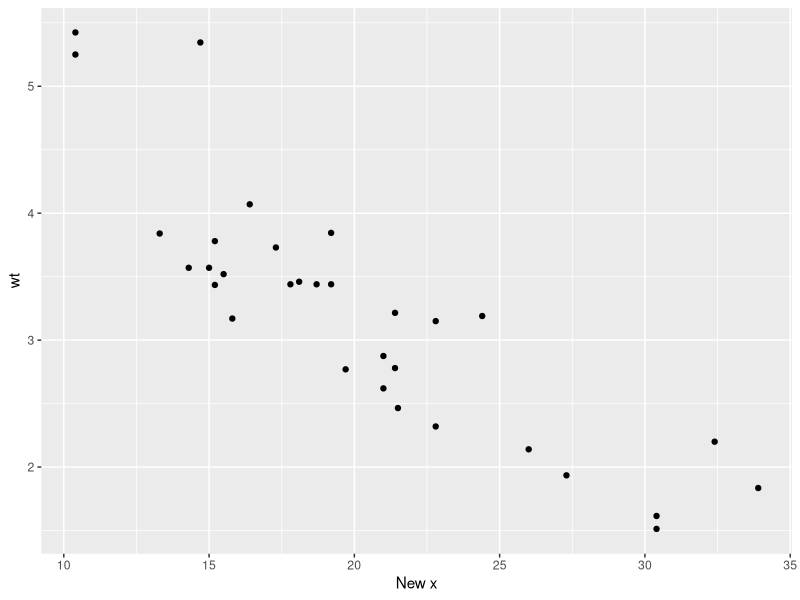
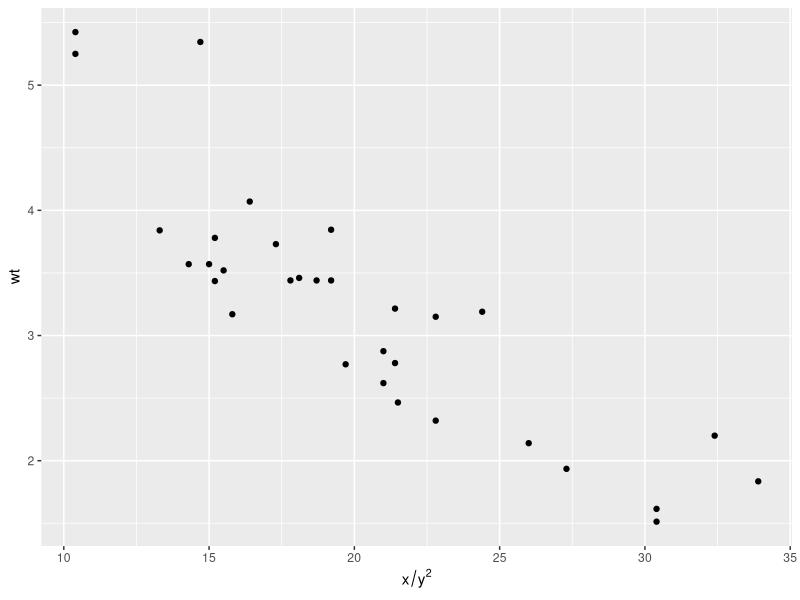
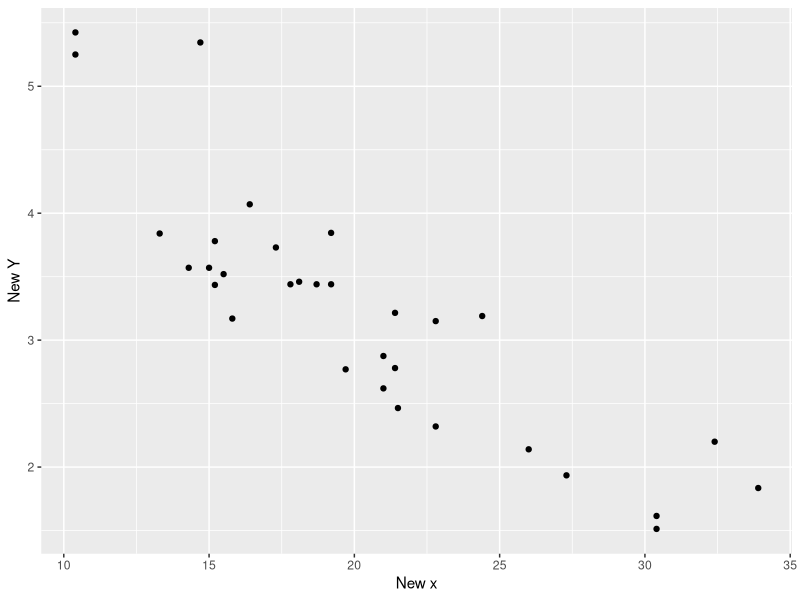
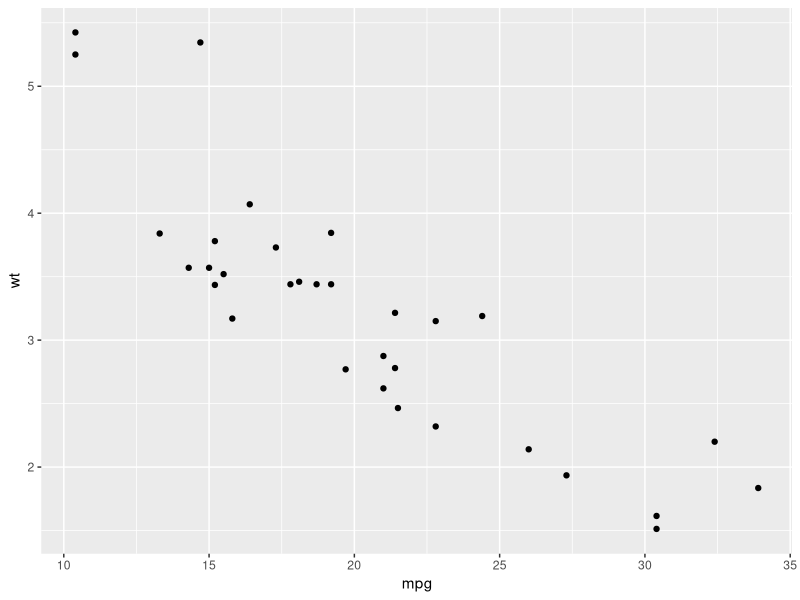

The R script that drew these images, in order:
library(ggplot2)


### Name: update_labels
### Title: Update axis/legend labels
### Aliases: update_labels
### Keywords: internal

### ** Examples

p <- ggplot(mtcars, aes(mpg, wt)) + geom_point()
update_labels(p, list(x = "New x"))
update_labels(p, list(x = expression(x / y ^ 2)))
update_labels(p, list(x = "New x", y = "New Y"))
update_labels(p, list(colour = "Fail silently"))
